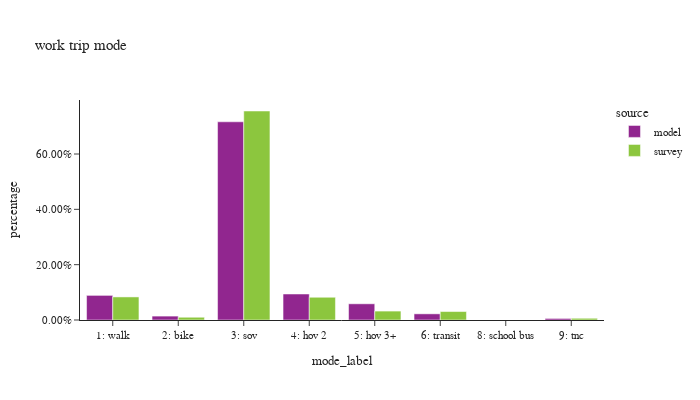

Notebook code cell kept with this figure:
### Code cell
df_plot = wk_trip.groupby(['source','mode_label'])['trexpfac'].sum().reset_index()
df_plot['percentage'] = df_plot.groupby(['source'], group_keys=False)['trexpfac']. \
    apply(lambda x: x / float(x.sum()))

df_plot_ct = wk_trip.groupby(['source','mode_label'])['trexpfac'].count().reset_index(). \
    rename(columns={'trexpfac':'sample count'})
df_plot = df_plot.merge(df_plot_ct, on=['source','mode_label'])

fig = px.bar(df_plot.sort_values(by=['source']), x="mode_label", y="percentage", color="source",
             barmode="group",hover_data=['sample count'],title="work trip mode")
fig.update_layout(height=400, width=700, font=dict(size=11),
                  xaxis = dict(dtick = 1, categoryorder='category ascending'),
                  yaxis=dict(tickformat=".2%"))
fig.show()

### Figure 1 — Plotly figure (JSON) as saved in the notebook; plotly's stock layout.template omitted (floating-point values rounded to 4 significant figures)
{"data": [{"alignmentgroup": "True", "customdata": [[191557], [30344], [1541825], [202255], [126019], [47939], [50], [12095]], "hovertemplate": "source=model<br>mode_label=%{x}<br>percentage=%{y}<br>sample count=%{customdata[0]}<extra></extra>", "legendgroup": "model", "marker": {"color": "#91268F", "pattern": {"shape": ""}}, "name": "model", "offsetgroup": "model", "orientation": "v", "showlegend": true, "textposition": "auto", "type": "bar", "x": ["1: walk", "2: bike", "3: sov", "4: hov 2", "5: hov 3+", "6: transit", "8: school bus", "9: tnc"], "xaxis": "x", "y": [0.08901, 0.0141, 0.7164, 0.09398, 0.05856, 0.02228, 2.323e-05, 0.00562], "yaxis": "y"}, {"alignmentgroup": "True", "customdata": [[642], [159], [2550], [222], [84], [354], [20]], "hovertemplate": "source=survey<br>mode_label=%{x}<br>percentage=%{y}<br>sample count=%{customdata[0]}<extra></extra>", "legendgroup": "survey", "marker": {"color": "#8CC63E", "pattern": {"shape": ""}}, "name": "survey", "offsetgroup": "survey", "orientation": "v", "showlegend": true, "textposition": "auto", "type": "bar", "x": ["1: walk", "2: bike", "3: sov", "4: hov 2", "5: hov 3+", "6: transit", "9: tnc"], "xaxis": "x", "y": [0.08338, 0.009929, 0.7555, 0.08219, 0.03219, 0.03058, 0.006242], "yaxis": "y"}], "layout": {"barmode": "group", "font": {"size": 11}, "height": 400, "legend": {"title": {"text": "source"}, "tracegroupgap": 0}, "title": {"text": "work trip mode"}, "width": 700, "xaxis": {"anchor": "y", "categoryorder": "category ascending", "domain": [0.0, 1.0], "dtick": 1, "title": {"text": "mode_label"}}, "yaxis": {"anchor": "x", "domain": [0.0, 1.0], "tickformat": ".2%", "title": {"text": "percentage"}}}}
